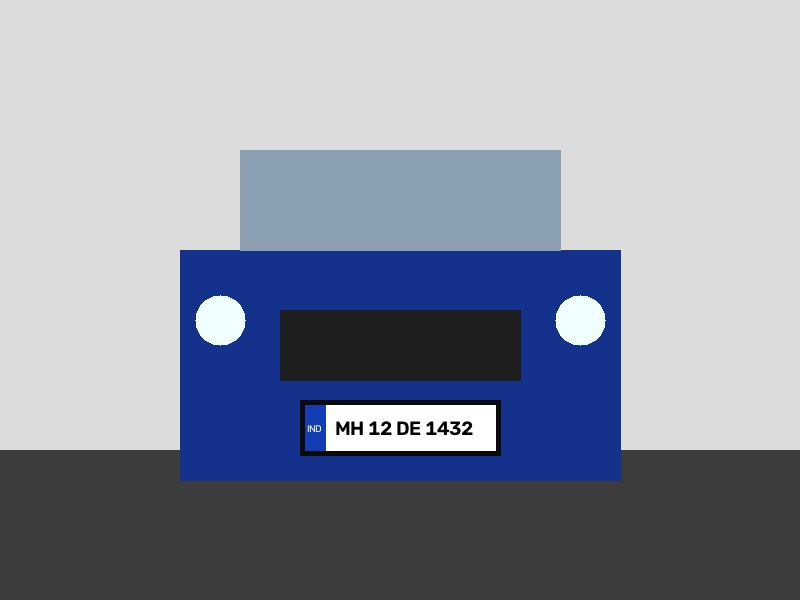
#> input picture test_images/sample_car_1.jpg, 800 x 600 px
$ python -i utils.py   (imports and definitions only)
#> lines starting #> are read from the running program, lines starting #| are printed output that depends on the picture; after the words box and inside, x2 and y2 are one past the last pixel; in counts of white or black regions, pixels touching at a corner belong together
#> further down, picture is the input picture: shape (600, 800, 3); mean B, G, R 162.7, 148.2, 142.3
import re
import cv2
import numpy as np

# Standard Indian License Plate Format:
# 2 Letters (State) + 2 Digits (RTO) + 1-2 Letters (Series) + 4 Digits (Number)
# Examples: KA25AB1234, KA03CD5678, KA27EF9012, MH12DE1432, DL01AB1234
INDIAN_PLATE_REGEX = re.compile(r'^[A-Z]{2}[0-9]{2}[A-Z]{1,2}[0-9]{4}$')

# Standard Indian State and Union Territory Codes
INDIAN_STATE_CODES = {
    'AN', 'AP', 'AR', 'AS', 'BR', 'CH', 'CG', 'DD', 'DL', 'DN',
    'GA', 'GJ', 'HR', 'HP', 'JH', 'JK', 'KA', 'KL', 'LA', 'LD',
    'MH', 'ML', 'MN', 'MP', 'MZ', 'NL', 'OD', 'PB', 'PY', 'RJ',
    'SK', 'TN', 'TR', 'TS', 'UK', 'UP', 'WB'
}


def preprocess_plate_image(plate_img):
    """
    Enhanced preprocessing pipeline for cropped license plates:
    1. Dimension check & optional upscale for small crops (<60px height).
    2. Grayscale conversion.
    3. Bilateral filtering for noise smoothing with edge preservation.
    4. Adaptive Gaussian thresholding.

    Returns:
        dict: {
            "processed": binary or filtered image for OCR,
            "grayscale": grayscale image,
            "filtered": bilateral filtered image,
            "thresh": adaptive thresholded image
        }
    """
    if plate_img is None or plate_img.size == 0:
        return None

    img = plate_img.copy()
    h, w = img.shape[:2]
#> h = 600; w = 800

    # Upscale small plates to ensure characters are tall enough for OCR reader
    if h < 60:
        scale = 64.0 / h
        img = cv2.resize(img, (int(w * scale), 64), interpolation=cv2.INTER_CUBIC)

    # Grayscale conversion
    if len(img.shape) == 3:
        gray = cv2.cvtColor(img, cv2.COLOR_BGR2GRAY)
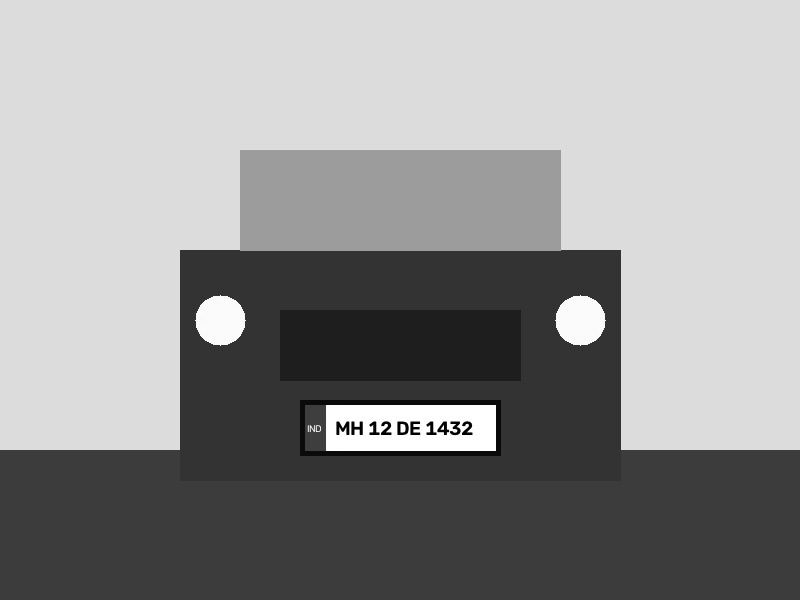
#> gray: shape (600, 800); min 0, max 255, mean 148
    else:
        gray = img.copy()

    # Bilateral filter reduces noise while keeping character edges crisp
    filtered = cv2.bilateralFilter(gray, 9, 75, 75)

    # Adaptive thresholding
    thresh = cv2.adaptiveThreshold(
        filtered, 255, cv2.ADAPTIVE_THRESH_GAUSSIAN_C, cv2.THRESH_BINARY, 11, 2
    )
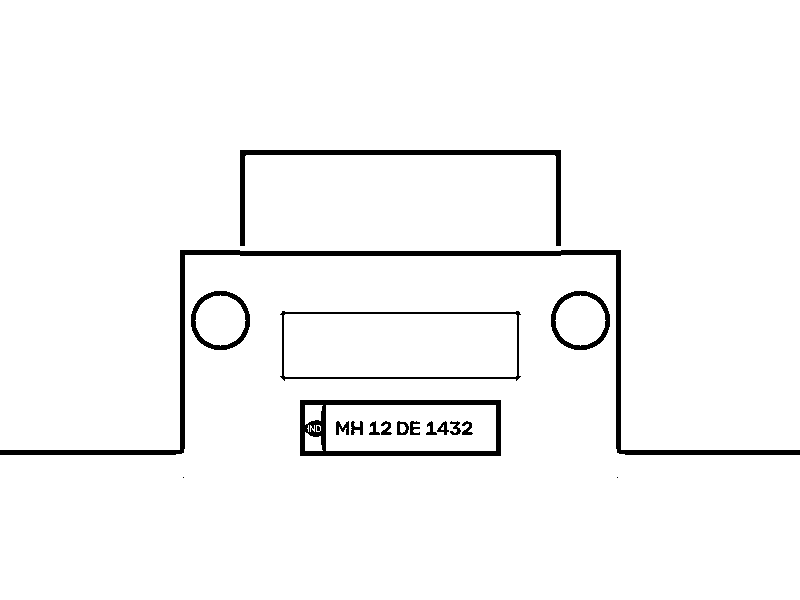
#> thresh: shape (600, 800); 96.9% white; 18 black regions (2 under 20 px), largest, box (x1, y1, x2, y2) and area: (0, 250, 800, 455) 5968, (300, 400, 501, 456) 2862, (240, 150, 561, 246) 2517

    return {
        "processed": filtered,
        "grayscale": gray,
        "filtered": filtered,
        "thresh": thresh
    }


# [69 lines left out: functions clean_and_normalize_text, validate_indian_plate, not called in this run]

>>> import cv2
>>> picture = cv2.imread('../test_images/sample_car_1.jpg')
>>> result = preprocess_plate_image(picture)
#> result = 4 items
